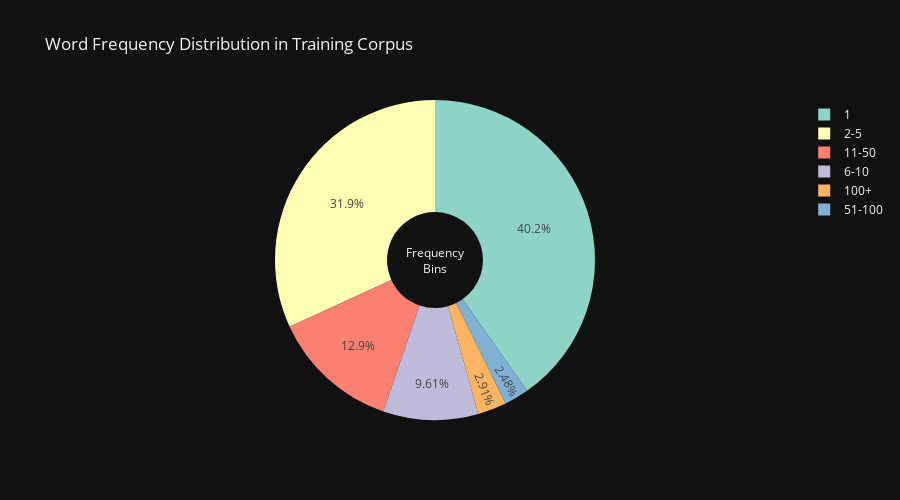

The cell this chart's notebook holds for it:
### Code cell
# frequency distribution analysis
freq_distribution = list(word_counts.values())
freq_bins = pd.cut(freq_distribution, bins=[0, 1, 5, 10, 50, 100, max(freq_distribution)], 
                   labels=['1', '2-5', '6-10', '11-50', '51-100', '100+'])

freq_counts = freq_bins.value_counts().sort_index()

# create pie chart
fig = go.Figure(data=[
    go.Pie(
        labels=freq_counts.index,
        values=freq_counts.values,
        hole=0.3,
        marker=dict(colors=px.colors.qualitative.Set3)
    )
])

fig.update_layout(
    title="Word Frequency Distribution in Training Corpus",
    annotations=[dict(text='Frequency<br>Bins', x=0.5, y=0.5, font_size=12, showarrow=False)],
    height=500
)

fig.show()

print(f"\nWords appearing only once (singletons): {len([w for w, c in word_counts.items() if c == 1]):,}")
print(f"Words appearing 2-5 times: {len([w for w, c in word_counts.items() if 2 <= c <= 5]):,}")
print(f"Words appearing 6-10 times: {len([w for w, c in word_counts.items() if 6 <= c <= 10]):,}")

### Figure 1 — Plotly figure (JSON) as saved in the notebook; plotly's stock layout.template omitted (floating-point values rounded to 4 significant figures)
{"data": [{"hole": 0.3, "labels": ["1", "2-5", "6-10", "11-50", "51-100", "100+"], "marker": {"colors": ["rgb(141,211,199)", "rgb(255,255,179)", "rgb(190,186,218)", "rgb(251,128,114)", "rgb(128,177,211)", "rgb(253,180,98)", "rgb(179,222,105)", "rgb(252,205,229)", "rgb(217,217,217)", "rgb(188,128,189)", "rgb(204,235,197)", "rgb(255,237,111)"]}, "values": [8885, 7032, 2121, 2851, 547, 642], "type": "pie"}], "layout": {"title": {"text": "Word Frequency Distribution in Training Corpus"}, "annotations": [{"showarrow": false, "text": "Frequency<br>Bins", "x": 0.5, "y": 0.5, "font": {"size": 12}}], "height": 500}}
